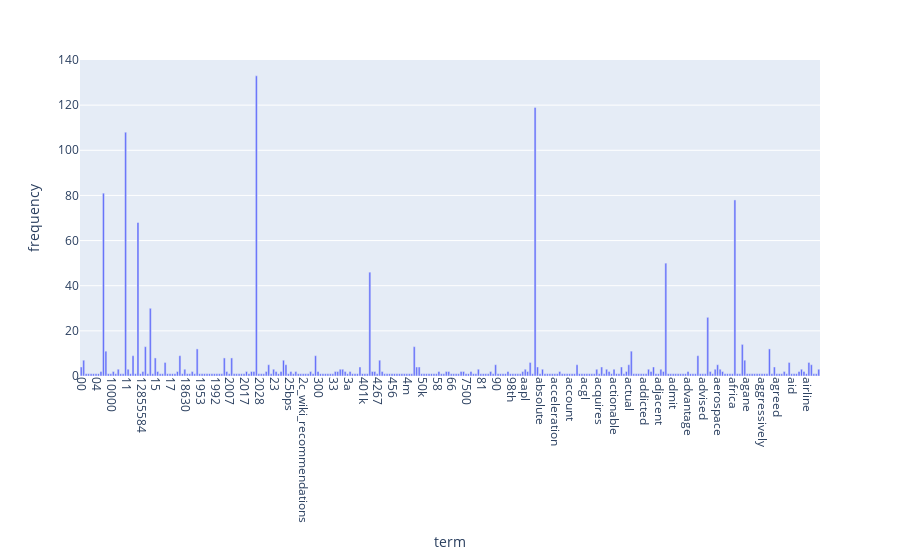

Notebook code cell kept with this figure:
### Code cell
import plotly.express as px

df_plot = pd.DataFrame({
    "term": count_vect.get_feature_names_out()[:300],
    "frequency": term_frequencies[:300]
})

fig = px.bar(df_plot, x="term", y="frequency")
fig.update_xaxes(tickangle=90)
fig.show()

### Figure 1 — Plotly figure (JSON) as saved in the notebook; plotly's stock layout.template omitted (floating-point values rounded to 4 significant figures; data arrays with more than 128 entries replaced by an {"elided": "..."} marker saying what was removed)
{"data": [{"hovertemplate": "term=%{x}<br>frequency=%{y}<extra></extra>", "legendgroup": "", "marker": {"color": "#636efa", "pattern": {"shape": ""}}, "name": "", "orientation": "v", "showlegend": false, "textposition": "auto", "type": "bar", "x": {"elided": "300 str values"}, "xaxis": "x", "y": {"elided": "300 int values"}, "yaxis": "y"}], "layout": {"barmode": "relative", "legend": {"tracegroupgap": 0}, "margin": {"t": 60}, "xaxis": {"anchor": "y", "domain": [0, 1], "tickangle": 90, "title": {"text": "term"}}, "yaxis": {"anchor": "x", "domain": [0, 1], "title": {"text": "frequency"}}}}
